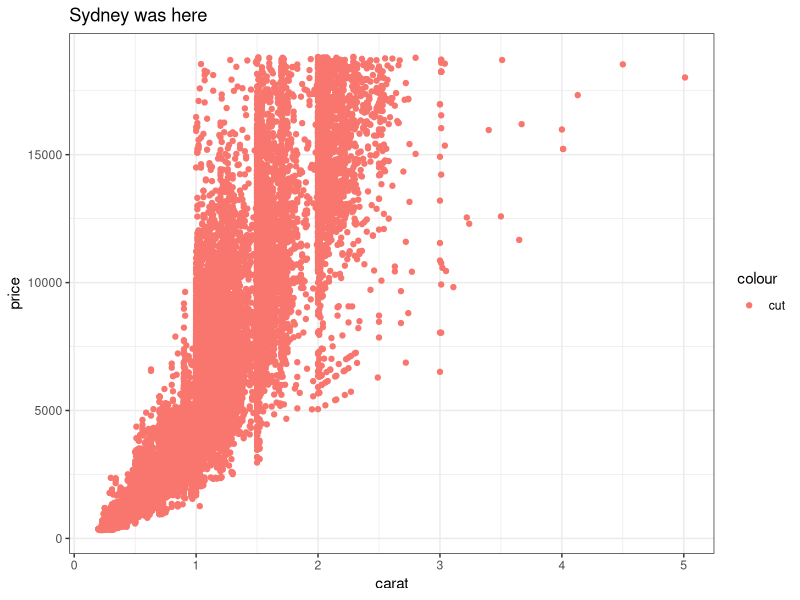
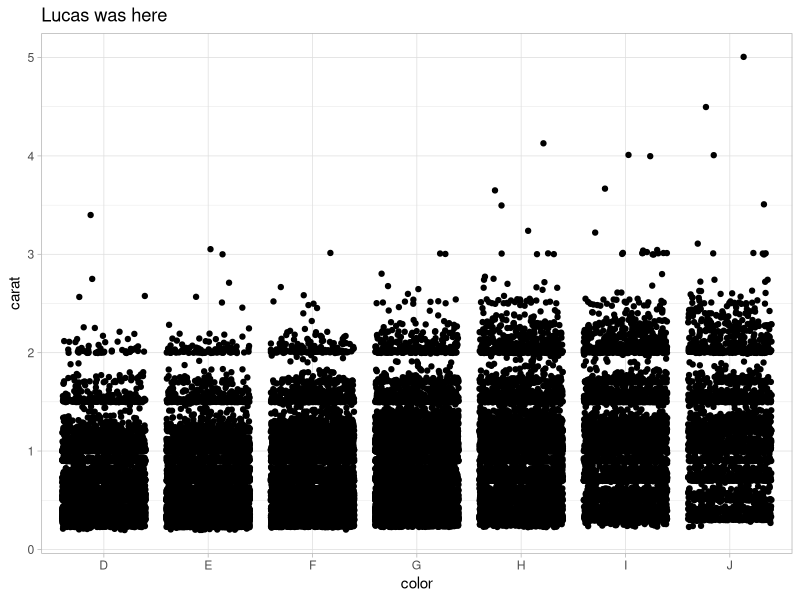
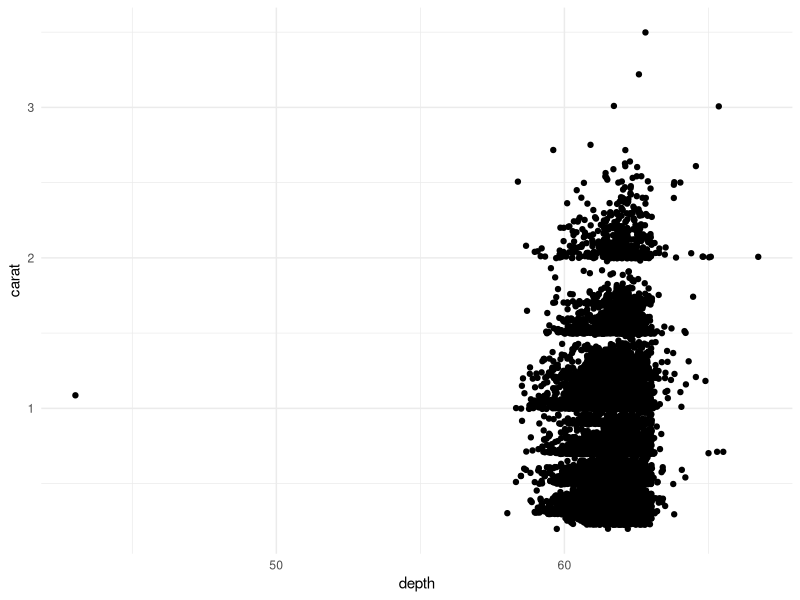

Write the R code that produced these figures, in order.
## ---- chunk 1
knitr::opts_chunk$set(echo = TRUE)
library(tidyverse)
## ---- chunk 2
# Partner 1: 
# Run the code below to see the original graph
# Change the code below to make the point color change based on 'cut', and update the theme to theme_bw(). Update the title to include your first name. 

ggplot(data = diamonds, aes(x = carat, y = price)) +
  geom_point(aes(color = "cut")) +
  theme_bw() +
  labs(title = "Sydney was here")
## ---- chunk 3
# Partner 2: 
# Run the code below to see the original graph
# Change the code below to make the geom a geom_jitter, and update the theme to theme_light. Update the title to include your first name. 

ggplot(data = diamonds, aes(x = color, y = carat)) +
  geom_jitter() +
  theme_light() +
  labs(title = "Lucas was here")
## ---- chunk 4
# Here are my updates!
ideal_diamonds <- diamonds %>% 
  filter(cut == "Ideal")

ggplot(data = ideal_diamonds, aes(x = depth, y = carat)) +
  geom_jitter() +
  theme_minimal()
## ---- chunk 5

